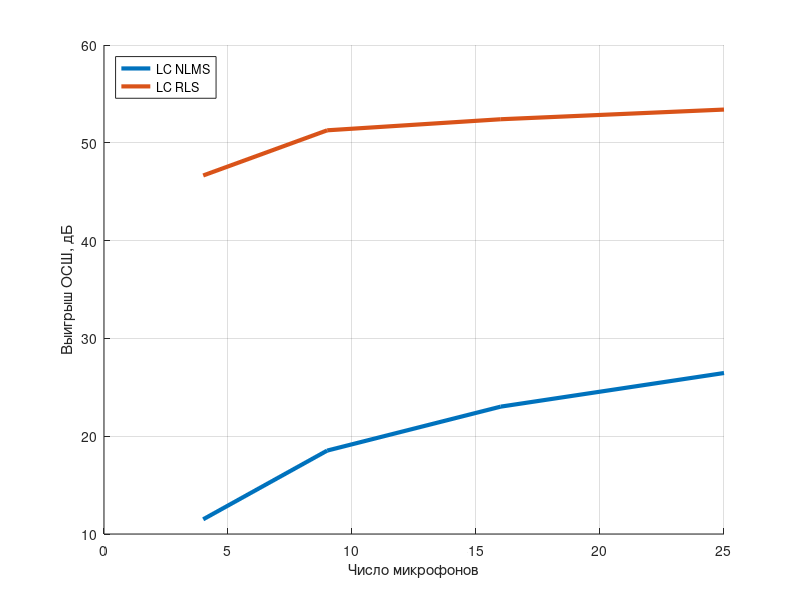
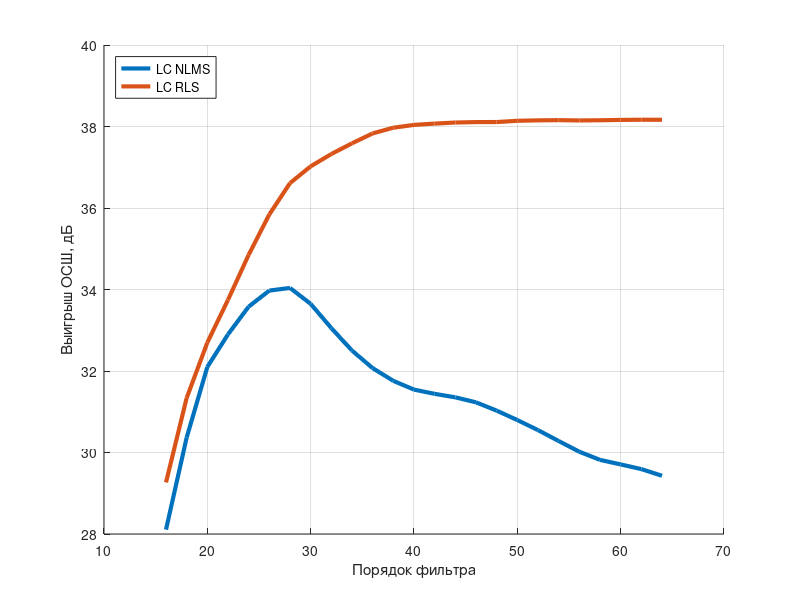
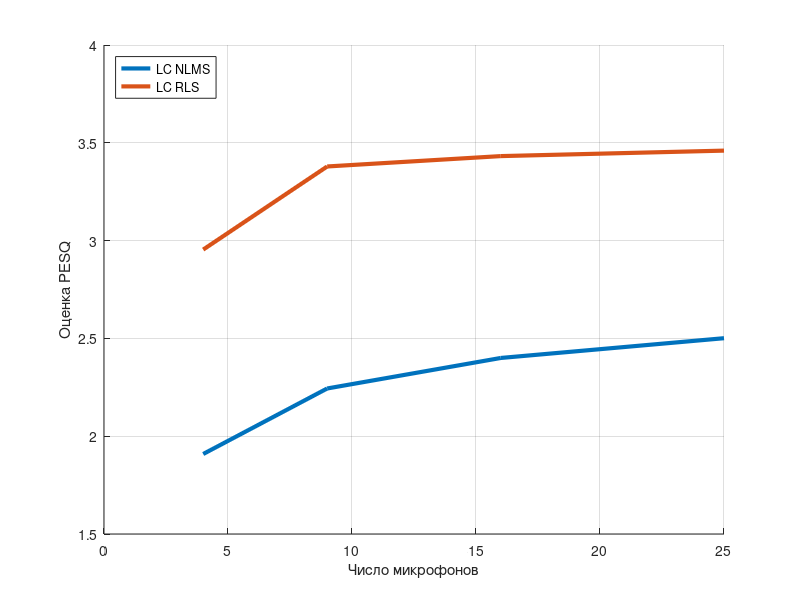
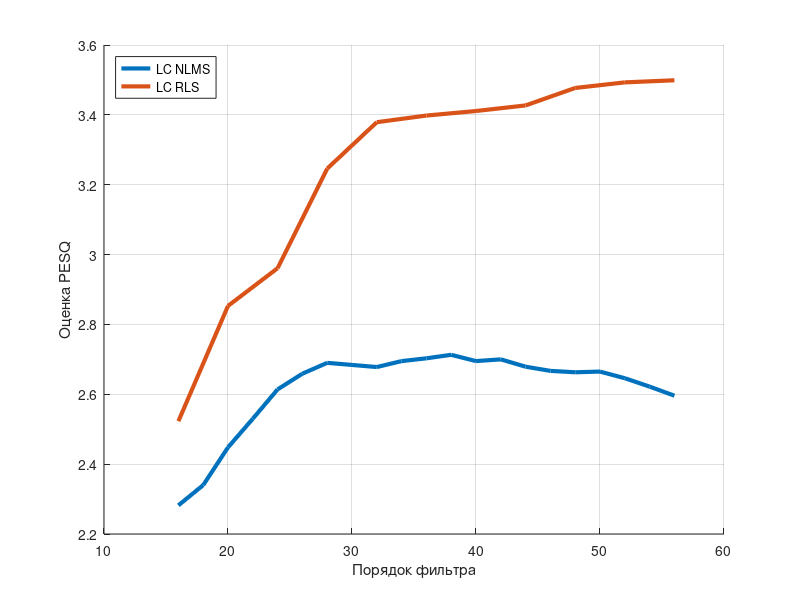

Write the MATLAB code that produced these figures, in order.
%snr
clear; close all

load SNR_LMS.mat
SNR_LMS_K = SNR_K;
SNR_LMS_L = SNR_L;
load SNR_RLS.mat
SNR_RLS_K = SNR_K;
SNR_RLS_L = SNR_L;
k = [4 9 16 25];

%snr for K - number el
figure()
hold on
plot(k,SNR_LMS_K,'LineWidth',3)
plot(k,SNR_RLS_K,'LineWidth',3)
grid on
xlabel("Число микрофонов")
ylabel("Выигрыш ОСШ, дБ")
legend("LC NLMS","LC RLS",'Location','northwest')

%snr for L - por filt
figure()
hold on
plot(l,SNR_LMS_L,'LineWidth',3)
plot(l,SNR_RLS_L,'LineWidth',3)
grid on
ylabel("Выигрыш ОСШ, дБ")
xlabel("Порядок фильтра")
legend("LC NLMS","LC RLS",'Location','northwest')

clear
load PESQ_LMS.mat
l_lms = l;
PESQ_LMS_K = k_K;
PESQ_LMS_L = k_l;
load PESQ_RLS.mat
PESQ_RLS_K = k_K;
PESQ_RLS_L = k_l;
k = [4 9 16 25];

figure()
hold on
plot(k,PESQ_LMS_K(:,1),'LineWidth',3)
plot(k,PESQ_RLS_K(:,1),'LineWidth',3)
grid on
xlabel("Число микрофонов")
ylabel("Оценка PESQ")
legend("LC NLMS","LC RLS",'Location','northwest')

%snr for L - por filt
figure()
hold on
plot(l_lms(1:21),PESQ_LMS_L(1:21,1),'LineWidth',3)
plot(l,PESQ_RLS_L(:,1),'LineWidth',3)
grid on
ylabel("Оценка PESQ")
xlabel("Порядок фильтра")
legend("LC NLMS","LC RLS",'Location','northwest')


